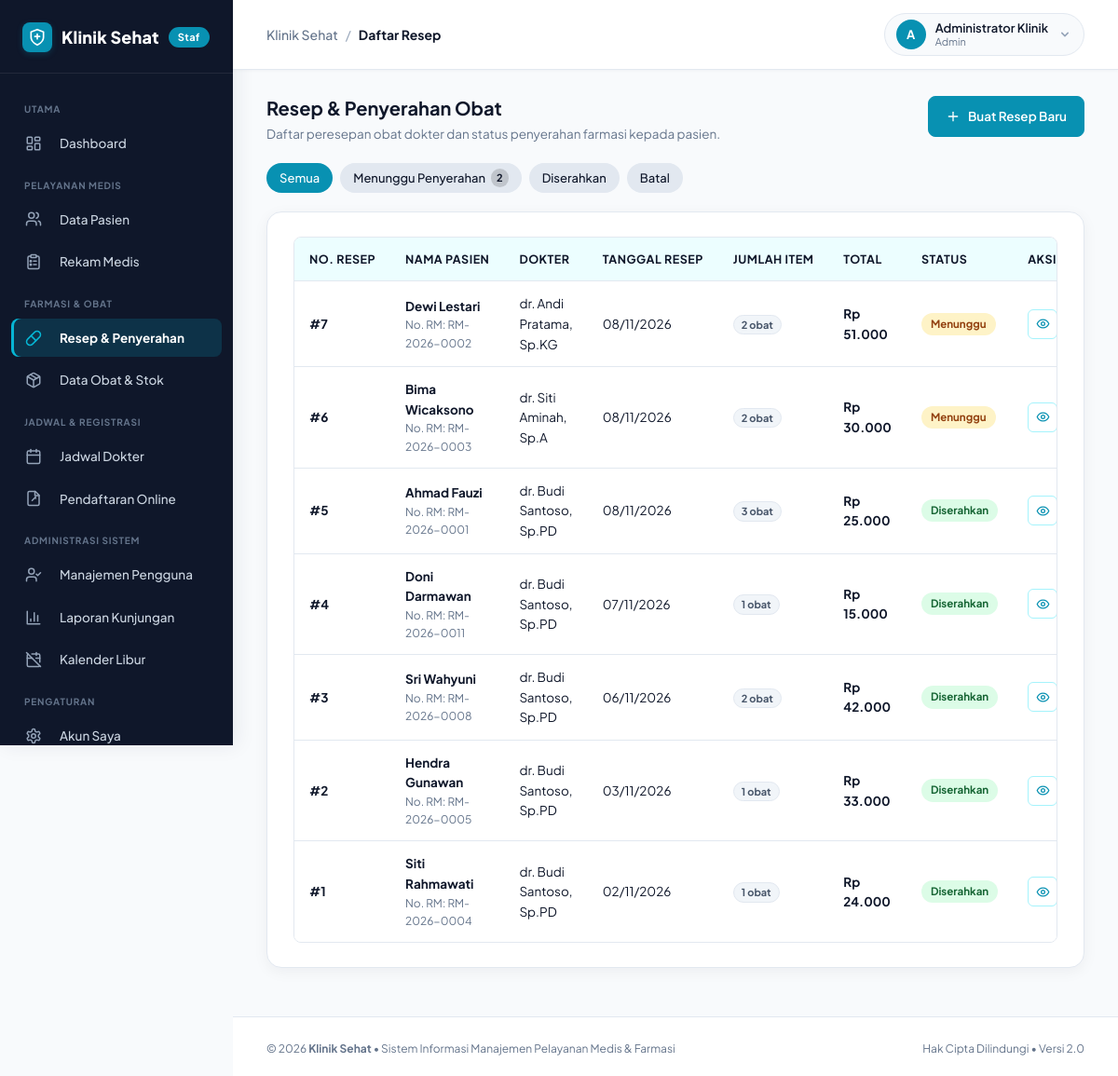
/index.php?url=resep (signed in), run on the app's committed database.
### tables this page shows
CREATE TABLE users (
    id_user INT AUTO_INCREMENT PRIMARY KEY,
    nama VARCHAR(100) NOT NULL,
    username VARCHAR(50) NOT NULL UNIQUE,
    password VARCHAR(255) NOT NULL,
    role ENUM('admin', 'resepsionis', 'dokter', 'apoteker') NOT NULL DEFAULT 'admin',
    is_active TINYINT(1) NOT NULL DEFAULT 1,
    aktif_mulai DATE NOT NULL,
    aktif_sampai DATE NOT NULL,
    created_at TIMESTAMP DEFAULT CURRENT_TIMESTAMP
);

CREATE TABLE resep (
    id_resep INT AUTO_INCREMENT PRIMARY KEY,
    id_rekam_medis INT NOT NULL,
    tanggal_resep DATE NOT NULL,
    status ENUM('Menunggu', 'Diserahkan', 'Batal')
        DEFAULT 'Menunggu',
    total DECIMAL(12,2) NOT NULL DEFAULT 0,
    created_at TIMESTAMP DEFAULT CURRENT_TIMESTAMP,
    FOREIGN KEY (id_rekam_medis)
        REFERENCES rekam_medis(id_rekam_medis)
        ON DELETE CASCADE
);

CREATE TABLE pasien (
    id_pasien INT AUTO_INCREMENT PRIMARY KEY,
    no_rm VARCHAR(20) NOT NULL UNIQUE,
    nama_pasien VARCHAR(100) NOT NULL,
    jenis_kelamin ENUM('L', 'P') NOT NULL,
    tanggal_lahir DATE NOT NULL,
    alamat TEXT,
    no_hp VARCHAR(20),
    created_at TIMESTAMP DEFAULT CURRENT_TIMESTAMP
);

### controllers/ResepController.php (called while the page is built, shortened)
<?php
require_once __DIR__ . '/../models/Resep.php';
class ResepController extends Controller
{
    private $resep;
    public function __construct()
    {
        require_role('admin', 'dokter', 'apoteker');
        $this->resep = new Resep();
    }
    public function index()
    {
        $status = trim($_GET['status'] ?? '');
        $statusFilter = in_array($status, ['Menunggu', 'Diserahkan', 'Batal'], true) ? $status : null;
        $this->view('resep/index', [
            'title'        => 'Daftar Resep',
            'items'        => $this->resep->all($this->doctorId(), $statusFilter),
            'statusFilter' => $statusFilter,
            'countMenunggu' => $this->resep->countMenunggu()
        ]);
    }
    private function doctorId()
    {
        return has_role('dokter') ? (int) current_user()['id_user'] : null;
    }
}

### index.php (called while the page is built, shortened)
<?php
require_once __DIR__ . '/core/Database.php';
require_once __DIR__ . '/core/Model.php';
require_once __DIR__ . '/core/Icon.php';
function icon($name, $class = '', $size = 18, $strokeWidth = 2)
{
    return Icon::render($name, $class, $size, $strokeWidth);
}
function e($value)
{
    return htmlspecialchars((string) $value, ENT_QUOTES, 'UTF-8');
}
function route($path = '')
{
    return BASE_URL . '/index.php?url=' . $path;
}
function asset($path)
{
    $file = __DIR__ . '/public/' . $path;
    $version = is_file($file) ? '?v=' . filemtime($file) : '';
    return BASE_URL . '/public/' . $path . $version;
}
function rupiah($angka)
{
    return 'Rp ' . number_format((float) $angka, 0, ',', '.');
}
function tgl($tanggal)
{
    return date('d/m/Y', strtotime($tanggal));
}
function is_logged_in()
{
    return isset($_SESSION['user']);
}
function current_user()
{
    return $_SESSION['user'] ?? null;
}
function has_role(...$roles)
{
    return is_logged_in() && in_array($_SESSION['user']['role'], $roles, true);
}
function require_login()
{
    $stmt = Database::connect()->prepare(
        "SELECT id_user, nama, username, role, is_active, aktif_mulai, aktif_sampai
         FROM users WHERE id_user = ? LIMIT 1"
    );
    $stmt->execute([$_SESSION['user']['id_user']]);
}
function require_role(...$roles)
{
    require_login();
}
$url = trim($_GET['url'] ?? 'beranda', '/');
$parts = $url === '' ? ['beranda'] : explode('/', $url);
$method = preg_replace('/[^a-zA-Z]/', '', $parts[1] ?? 'index');
$params = array_slice($parts, 2);
$controller = new $class();
call_user_func_array([$controller, $method], $params);

### models/Resep.php (called while the page is built, shortened)
<?php
class Resep extends Model
{
    private $select = "SELECT r.*, rm.diagnosa, rm.id_kunjungan,
                              p.id_pasien, p.nama_pasien, p.no_rm, p.jenis_kelamin, p.tanggal_lahir,
                              u.nama AS nama_dokter,
                              COALESCE(item_counts.total_items, 0) AS total_items
                       FROM resep r
                       JOIN rekam_medis rm ON rm.id_rekam_medis = r.id_rekam_medis
                       JOIN kunjungan k ON k.id_kunjungan = rm.id_kunjungan
                       JOIN pasien p ON p.id_pasien = k.id_pasien
                       LEFT JOIN users u ON u.id_user = k.id_dokter
                       LEFT JOIN (
                           SELECT id_resep, COUNT(*) AS total_items
                           FROM detail_resep
                           GROUP BY id_resep
                       ) item_counts ON item_counts.id_resep = r.id_resep";
    public function all($doctorId = null, $status = null)
    {
        $sql = $this->select;
        $params = [];
        $sql .= ' ORDER BY r.id_resep DESC';
        $stmt = $this->db->prepare($sql);
        $stmt->execute($params);
        return $stmt->fetchAll();
    }
    public function countMenunggu()
    {
        return (int) $this->db->query(
            "SELECT COUNT(*) FROM resep WHERE status = 'Menunggu'"
        )->fetchColumn();
    }
}

### core/Database.php (called while the page is built, shortened)
<?php
class Database
{
    private static $pdo = null;
    public static function connect()
    {
        if (self::$pdo === null) {
            try {
                $dsn = "mysql:host=" . DB_HOST .
                       ";port=" . DB_PORT .
                       ";dbname=" . DB_NAME .
                       ";charset=utf8mb4";
                self::$pdo = new PDO(
                    $dsn,
                    DB_USER,
                    DB_PASS,
                    [
                        PDO::ATTR_ERRMODE => PDO::ERRMODE_EXCEPTION,
                        PDO::ATTR_DEFAULT_FETCH_MODE => PDO::FETCH_ASSOC,
                        PDO::ATTR_EMULATE_PREPARES => false
                    ]
                );
            } catch (PDOException $e) {
                error_log('Database connection failed: ' . $e->getMessage());
                http_response_code(500);
                die('Layanan sedang tidak tersedia. Silakan coba kembali.');
            }
        }
        return self::$pdo;
    }
}

### core/Model.php (called while the page is built, shortened)
<?php
require_once __DIR__ . '/Database.php';
class Model
{
    public function __construct()
    {
        $this->db = Database::connect();
    }
}

### views/resep/index.php (the view, shortened to what this page needs)
<?php require __DIR__ . '/../layouts/header.php'; ?>
<div class="page-header">
    <div class="page-header-text">
        <h2>Resep &amp; Penyerahan Obat</h2>
        <p class="muted">Daftar peresepan obat dokter dan status penyerahan farmasi kepada pasien.</p>
    </div>
    <?php if (has_role('admin', 'dokter')): ?>
        <div class="page-header-actions">
            <a class="btn btn-primary" href="<?= route('resep/create') ?>">
                <?= icon('plus', '', 16) ?> Buat Resep Baru
            </a>
        </div>
    <?php endif; ?>
</div>
<div class="toolbar resep-toolbar">
    <div class="filter-tabs">
        <a href="<?= route('resep') ?>" class="tab-pill <?= empty($statusFilter) ? 'active' : '' ?>">Semua</a>
        <a href="<?= route('resep') ?>&status=Menunggu" class="tab-pill <?= $statusFilter === 'Menunggu' ? 'active' : '' ?>">
            Menunggu Penyerahan
            <?php if (!empty($countMenunggu)): ?>
                <span class="badge-count"><?= (int) $countMenunggu ?></span>
            <?php endif; ?>
        </a>
        <a href="<?= route('resep') ?>&status=Diserahkan" class="tab-pill <?= $statusFilter === 'Diserahkan' ? 'active' : '' ?>">Diserahkan</a>
        <a href="<?= route('resep') ?>&status=Batal" class="tab-pill <?= $statusFilter === 'Batal' ? 'active' : '' ?>">Batal</a>
    </div>
</div>
<div class="panel">
    <div class="table-wrap">
        <table>
            <thead>
                <tr>
                    <th>No. Resep</th>
                    <th>Nama Pasien</th>
                    <th>Dokter</th>
                    <th>Tanggal Resep</th>
                    <th>Jumlah Item</th>
                    <th>Total</th>
                    <th>Status</th>
                    <th>Aksi</th>
                </tr>
            </thead>
            <tbody>
            <?php foreach ($items as $r): ?>
                <tr>
                    <td><strong>#<?= (int) $r['id_resep'] ?></strong></td>
                    <td>
                        <strong><?= e($r['nama_pasien']) ?></strong>
                        <div class="muted small">No. RM: <?= e($r['no_rm']) ?></div>
                    </td>
                    <td><?= e($r['nama_dokter'] ?? '-') ?></td>
                    <td><?= tgl($r['tanggal_resep']) ?></td>
                    <td><span class="badge badge-light"><?= (int) ($r['total_items'] ?? 1) ?> obat</span></td>
                    <td><strong><?= rupiah($r['total']) ?></strong></td>
                    <td>
                        <span class="status status-<?= strtolower(e($r['status'])) ?>">
                            <?= e($r['status']) ?>
                        </span>
                    </td>
                    <td class="actions">
                        <a class="icon-btn icon-btn-primary" href="<?= route('resep/show/' . (int) $r['id_resep']) ?>" title="Detail Resep">
                            <?= icon('eye', '', 15) ?>
                        </a>
                    </td>
                </tr>
            <?php endforeach; ?>
            </tbody>
        </table>
    </div>
</div>
<?php require __DIR__ . '/../layouts/footer.php'; ?>

### views/layouts/header.php (shortened to what this page needs)
<?php
$user = current_user();
$rawUrl = trim($_GET['url'] ?? 'dashboard', '/');
$urlSegments = explode('/', $rawUrl);
$activePage = $urlSegments[0] ?? 'dashboard';
?>
<!DOCTYPE html>
<html lang="id">
<head>
    <link rel="stylesheet" href="<?= asset('css/style.css') ?>">
</head>
<body>
<div class="layout">
    <aside class="sidebar" id="sidebar">
        <div class="brand">
            <a href="<?= route('dashboard') ?>" class="brand-link">
                <span class="brand-badge-icon"><?= icon('shield-plus', '', 20) ?></span>
                <span class="brand-title">Klinik Sehat</span>
                <span class="brand-ribbon">Staf</span>
            </a>
        </div>
        <nav>
            <div class="nav-section-label">UTAMA</div>
            <a href="<?= route('dashboard') ?>" class="<?= $activePage === 'dashboard' ? 'active' : '' ?>" <?= $activePage === 'dashboard' ? 'aria-current="page"' : '' ?>>
                <span class="nav-icon"><?= icon('layout-dashboard') ?></span> Dashboard
            </a>
            <?php if (has_role('admin', 'dokter', 'resepsionis')): ?>
                <div class="nav-section-label">PELAYANAN MEDIS</div>
                <a href="<?= route('pasien') ?>" class="<?= $activePage === 'pasien' ? 'active' : '' ?>" <?= $activePage === 'pasien' ? 'aria-current="page"' : '' ?>>
                    <span class="nav-icon"><?= icon('users') ?></span> Data Pasien
                </a>
            <?php endif; ?>
            <?php if (has_role('admin', 'dokter')): ?>
                <a href="<?= route('rekam_medis') ?>" class="<?= $activePage === 'rekam_medis' ? 'active' : '' ?>" <?= $activePage === 'rekam_medis' ? 'aria-current="page"' : '' ?>>
                    <span class="nav-icon"><?= icon('clipboard-list') ?></span> Rekam Medis
                </a>
            <?php endif; ?>
            <?php if (has_role('admin', 'dokter', 'apoteker')): ?>
                <div class="nav-section-label">FARMASI &amp; OBAT</div>
                <a href="<?= route('resep') ?>" class="<?= $activePage === 'resep' ? 'active' : '' ?>" <?= $activePage === 'resep' ? 'aria-current="page"' : '' ?>>
                    <span class="nav-icon"><?= icon('pill') ?></span> Resep &amp; Penyerahan
                </a>
                <a href="<?= route('obat') ?>" class="<?= $activePage === 'obat' ? 'active' : '' ?>" <?= $activePage === 'obat' ? 'aria-current="page"' : '' ?>>
                    <span class="nav-icon"><?= icon('package') ?></span> Data Obat &amp; Stok
                </a>
            <?php endif; ?>
            <?php if (has_role('admin', 'dokter', 'resepsionis')): ?>
                <div class="nav-section-label">JADWAL &amp; REGISTRASI</div>
                <a href="<?= route('jadwal') ?>" class="<?= $activePage === 'jadwal' ? 'active' : '' ?>" <?= $activePage === 'jadwal' ? 'aria-current="page"' : '' ?>>
                    <span class="nav-icon"><?= icon('calendar') ?></span> Jadwal Dokter
                </a>
            <?php endif; ?>
            <?php if (has_role('admin', 'resepsionis')): ?>
                <a href="<?= route('pendaftaran/verifikasi') ?>" class="<?= $activePage === 'pendaftaran' ? 'active' : '' ?>" <?= $activePage === 'pendaftaran' ? 'aria-current="page"' : '' ?>>
                    <span class="nav-icon"><?= icon('file-signature') ?></span> Pendaftaran Online
                </a>
            <?php endif; ?>
            <?php if (has_role('admin')): ?>
                <div class="nav-section-label">ADMINISTRASI SISTEM</div>
                <a href="<?= route('pengguna') ?>" class="<?= $activePage === 'pengguna' ? 'active' : '' ?>" <?= $activePage === 'pengguna' ? 'aria-current="page"' : '' ?>>
                    <span class="nav-icon"><?= icon('user-check') ?></span> Manajemen Pengguna
                </a>
                <a href="<?= route('laporan') ?>" class="<?= $activePage === 'laporan' ? 'active' : '' ?>" <?= $activePage === 'laporan' ? 'aria-current="page"' : '' ?>>
                    <span class="nav-icon"><?= icon('bar-chart-3') ?></span> Laporan Kunjungan
                </a>
                <a href="<?= route('hari_libur') ?>" class="<?= $activePage === 'hari_libur' ? 'active' : '' ?>" <?= $activePage === 'hari_libur' ? 'aria-current="page"' : '' ?>>
                    <span class="nav-icon"><?= icon('calendar-off') ?></span> Kalender Libur
                </a>
            <?php endif; ?>
            <div class="nav-section-label">PENGATURAN</div>
            <a href="<?= route('akun') ?>" class="<?= $activePage === 'akun' ? 'active' : '' ?>" <?= $activePage === 'akun' ? 'aria-current="page"' : '' ?>>
                <span class="nav-icon"><?= icon('settings') ?></span> Akun Saya
            </a>
        </nav>
    </aside>
    <div class="main-wrapper">
        <header class="top-navbar">
            <div class="top-nav-left">
                <div class="breadcrumb-trail">
                    <span class="breadcrumb-app">Klinik Sehat</span>
                    <span class="breadcrumb-separator">/</span>
                    <span class="breadcrumb-current"><?= e($title ?? 'Dashboard') ?></span>
                </div>
            </div>
            <div class="top-nav-right">
                <div class="user-profile-menu">
                    <button type="button" class="profile-trigger-btn" id="user-menu-btn" aria-expanded="false" aria-haspopup="true">
                        <span class="avatar-circle"><?= strtoupper(substr($user['nama'], 0, 1)) ?></span>
                        <div class="user-meta">
                            <span class="user-display-name"><?= e($user['nama']) ?></span>
                            <span class="user-display-role"><?= e(ucfirst($user['role'])) ?></span>
                        </div>
                        <svg class="dropdown-chevron" width="16" height="16" fill="currentColor" viewBox="0 0 20 20">
                            <path fill-rule="evenodd" d="M5.293 7.293a1 1 0 011.414 0L10 10.586l3.293-3.293a1 1 0 111.414 1.414l-4 4a1 1 0 01-1.414 0l-4-4a1 1 0 010-1.414z" clip-rule="evenodd"/>
                        </svg>
                    </button>
                </div>
            </div>
        </header>
        <main class="content-body">

### core/Icon.php (shortened to what this page needs)
<?php
class Icon
{
    public static function render($name, $class = '', $size = 18, $strokeWidth = 2)
    {
        $path = self::$icons[$name] ?? self::$icons['info'];
        $classAttr = 'ui-icon' . ($class ? ' ' . htmlspecialchars($class, ENT_QUOTES, 'UTF-8') : '');
        $sizeAttr = (int) $size;
        $strokeAttr = (float) $strokeWidth;
        return sprintf(
            '<svg class="%s" width="%d" height="%d" viewBox="0 0 24 24" fill="none" stroke="currentColor" stroke-width="%.1f" stroke-linecap="round" stroke-linejoin="round" aria-hidden="true">%s</svg>',
            $classAttr,
            $sizeAttr,
            $sizeAttr,
            $strokeAttr,
            $path
        );
    }
}

### data on the page
users: nama "A", nama "Administrator Klinik", role "Admin"
resep: id_resep "7", pasien.nama_pasien "Dewi Lestari", pasien.no_rm "RM-2026-0002", nama_dokter "dr. Andi Pratama, Sp.KG", tanggal_resep "08/11/2026", total_items "2", total "Rp 51.000", status "Menunggu"
resep: id_resep "6", pasien.nama_pasien "Bima Wicaksono", pasien.no_rm "RM-2026-0003", nama_dokter "dr. Siti Aminah, Sp.A", tanggal_resep "08/11/2026", total_items "2", total "Rp 30.000", status "Menunggu"
resep: id_resep "5", pasien.nama_pasien "Ahmad Fauzi", pasien.no_rm "RM-2026-0001", nama_dokter "dr. Budi Santoso, Sp.PD", tanggal_resep "08/11/2026", total_items "3", total "Rp 25.000", status "Diserahkan"
resep: id_resep "4", pasien.nama_pasien "Doni Darmawan", pasien.no_rm "RM-2026-0011", nama_dokter "dr. Budi Santoso, Sp.PD", tanggal_resep "07/11/2026", total_items "1", total "Rp 15.000", status "Diserahkan"
resep: id_resep "3", pasien.nama_pasien "Sri Wahyuni", pasien.no_rm "RM-2026-0008", nama_dokter "dr. Budi Santoso, Sp.PD", tanggal_resep "06/11/2026", total_items "2", total "Rp 42.000", status "Diserahkan"
resep: id_resep "2", pasien.nama_pasien "Hendra Gunawan", pasien.no_rm "RM-2026-0005", nama_dokter "dr. Budi Santoso, Sp.PD", tanggal_resep "03/11/2026", total_items "1", total "Rp 33.000", status "Diserahkan"
resep: id_resep "1", pasien.nama_pasien "Siti Rahmawati", pasien.no_rm "RM-2026-0004", nama_dokter "dr. Budi Santoso, Sp.PD", tanggal_resep "02/11/2026", total_items "1", total "Rp 24.000", status "Diserahkan"

### other printed values
$title "Daftar Resep"
$countMenunggu "2"
